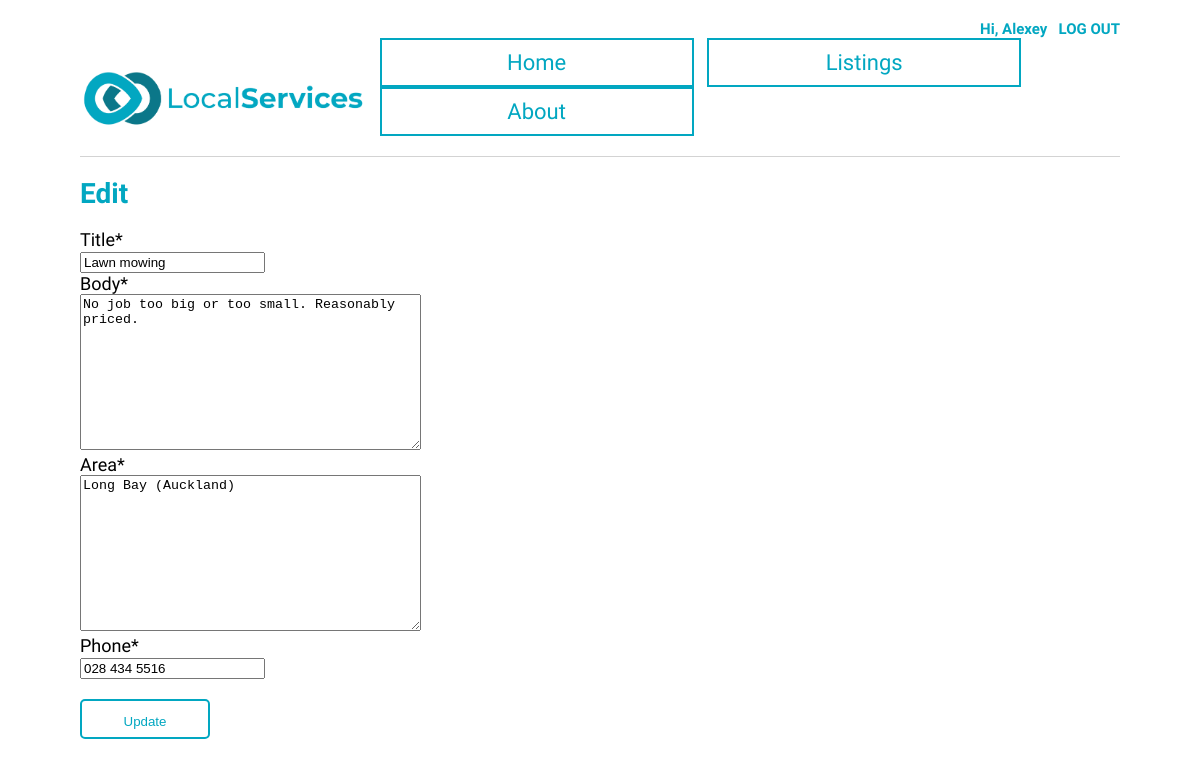
Page /classified/4/edit (signed in) on the committed database.
### LocalServicesBoard/models.py (models this page shows, shortened)
class Classified (models.Model):
    title = models.CharField(max_length=100)
    body = models.TextField(max_length=300)
    area = models.TextField(max_length=50)
    author = models.ForeignKey(settings.AUTH_USER_MODEL, on_delete=models.CASCADE)
    phone = models.CharField (max_length=30, default="")
    date = models.DateTimeField(default=datetime.now, blank=True)

### LocalServicesBoard/views.py (the view)
# urls.py: path("classified/<int:pk>/edit", ClassifiedUpdateView.as_view(), name = "classified_edit" ),
class ClassifiedUpdateView(LoginRequiredMixin, UserPassesTestMixin, UpdateView):
    model = Classified
    fields = (
        "title",
        "body",
        "area",
        "phone"
    )
    template_name = "classified_edit.html"
    def test_func(self):  # new
        obj = self.get_object()
        return obj.author == self.request.user

### templates/classified_edit.html
{% extends "base.html" %}
{% load crispy_forms_tags %}
{% block content %}
<h1>Edit</h1>
<form action="" method="post">{% csrf_token %}
  {{ form|crispy }}
  <button type="submit">Update</button>
</form>
{% endblock content %}

### templates/base.html (shortened to what this page needs)
{% load static %}
<!DOCTYPE html>
<html lang="en">
<head>
    <link rel="stylesheet" href="{% static 'css/base.css' %}">
</head>
<body>
    {% if user.is_authenticated %}
    <h5> Hi, {{user.first_name}} &nbsp <a href="{% url 'logout' %}" >LOG OUT</a></h5>
    {% else %}
    <h5>You're not logged in &nbsp <a href="{% url 'login' %}" >LOGIN</a> &nbsp <a href="{% url 'signup' %}">SIGNUP</a></h5>
    {% endif %}
    <header>
        <p1><img src="{% static 'images/localServicesLogo.png' %}" alt="logo-image" height="60" ></p1>
        <div>
            <a href="{% url 'home' %}" class="button-base">Home</a>
            <a href="{% url 'classifieds' %}" class="button-base">Listings</a>
            <a href="{% url 'about' %}" class="button-base">About</a>
        </div>
    </header>
{% block content %} {% endblock content %}
</body>
</html>

### static/css/base.css (style rules this page uses)
body { font-family: 'Source Sans Pro', sans-serif; font-size: 14px; text-decoration: none; margin: 20px 80px 20px 80px; }
header { border-bottom: 1px solid lightgrey; margin-bottom: 20px; padding-bottom: 20px; display: flex; text-decoration: none; align-items: flex-end; justify-content: space-between; }
p1 { color: #02A7C1; text-decoration: none; font-size: 30px; font-weight: bold; margin-top: 20px; }
.button-base { border: 2px solid #02A7C1; min-width: 270px; font-size: 22px; display: inline-block; text-align: center; padding: 10px 20px; margin-left: 10px; background-color: white; color: #02A7C1 !important; cursor: pointer; }
form { font-family: 'Source Sans Pro', sans-serif; font-size: 18px; width: 20%; }
button[type=submit] { border: 2px solid #02A7C1 !important; width: 130px !important; height: 40px !important; line-height: 40px !important; display: inline-block !important; text-align: center; margin-top: 10px; margin-right: 10px; background-color: white; color: #02A7C1 !important; cursor: pointer; border-radius: 5px; }
a { color: #02A7C1; text-decoration: none; margin-left: 0px; margin-top: 0px; }
h5 { text-align: right; text-decoration: none; color: #02A7C1; font-size: 15px; font-weight: bold; margin: 0px; }
h1 { font-weight: bold; color: #02A7C1; }
.no-margin, button { margin: 20px 0 !important; }

### rows in the picture
Classified: title "Lawn mowing", body "No job too big or too small. Reasonably priced.", area "Long Bay (Auckland)", phone "028 434 5516"

### other values in the picture
{{ user.first_name }} "Alexey"
